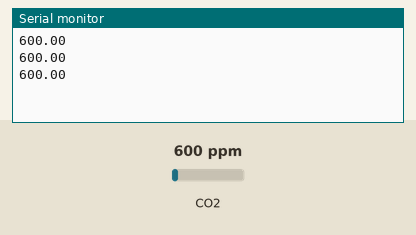
Simulated run of this sketch. Board: Arduino Uno, built with avr-gcc and run on an emulated ATmega328P. On the bench: the last lines printed to the serial monitor. The inputs (shaded band) are chosen by the test bench; at power-on: CO2 600 ppm.

Above: at 1.3 s.
1.4 s: CO2 set to 452 ppm
At 1.9 s:
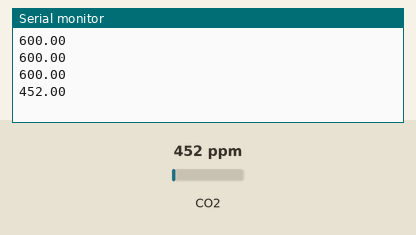
2.9 s: CO2 set to 1050 ppm
At 3.4 s:
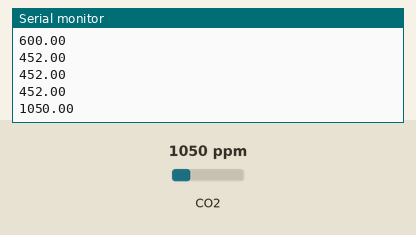
Timing chart, 0 to 5.9 s (numbered marks = the images above; inputs shaded):
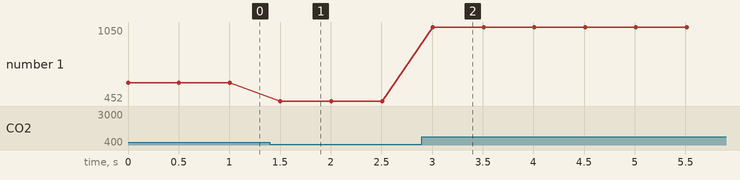

The sketch:

minimal_CO2.ino
```cpp
#include "MQ135.h"
MQ135 gasSensor = MQ135(A0);

#define RZERO 900 //76.63

void setup() {
  Serial.begin(115200);
}

void loop() {
float ppm = gasSensor.getPPM();
  Serial.println(ppm);
  delay(500);
}
```

Measured:
- after the input at 1.4 s, the serial monitor: prints a new line after 0.10 s (image 1)
- after the input at 2.9 s, the serial monitor: prints a new line after 0.11 s (image 2)
- plotted number 1: 600 → 452 after the input at 1.4 s, 452 → 1050 after the input at 2.9 s
